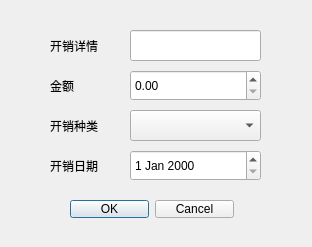
<?xml version="1.0" encoding="UTF-8"?>
<ui version="4.0">
 <class>getCost</class>
 <widget class="QDialog" name="getCost">
  <property name="geometry">
   <rect>
    <x>0</x>
    <y>0</y>
    <width>312</width>
    <height>247</height>
   </rect>
  </property>
  <property name="windowTitle">
   <string>Dialog</string>
  </property>
  <widget class="QDialogButtonBox" name="buttonBox">
   <property name="geometry">
    <rect>
     <x>70</x>
     <y>200</y>
     <width>164</width>
     <height>18</height>
    </rect>
   </property>
   <property name="standardButtons">
    <set>QDialogButtonBox::Cancel|QDialogButtonBox::Ok</set>
   </property>
  </widget>
  <widget class="QLineEdit" name="content">
   <property name="geometry">
    <rect>
     <x>130</x>
     <y>30</y>
     <width>131</width>
     <height>31</height>
    </rect>
   </property>
  </widget>
  <widget class="QComboBox" name="costtype">
   <property name="geometry">
    <rect>
     <x>130</x>
     <y>110</y>
     <width>131</width>
     <height>31</height>
    </rect>
   </property>
  </widget>
  <widget class="QDoubleSpinBox" name="money">
   <property name="geometry">
    <rect>
     <x>130</x>
     <y>70</y>
     <width>131</width>
     <height>31</height>
    </rect>
   </property>
   <property name="maximumSize">
    <size>
     <width>131</width>
     <height>31</height>
    </size>
   </property>
   <property name="maximum">
    <double>100000000.000000000000000</double>
   </property>
   <property name="singleStep">
    <double>10.000000000000000</double>
   </property>
  </widget>
  <widget class="QLabel" name="label">
   <property name="geometry">
    <rect>
     <x>50</x>
     <y>30</y>
     <width>71</width>
     <height>31</height>
    </rect>
   </property>
   <property name="text">
    <string>开销详情</string>
   </property>
  </widget>
  <widget class="QLabel" name="label_2">
   <property name="geometry">
    <rect>
     <x>50</x>
     <y>70</y>
     <width>71</width>
     <height>31</height>
    </rect>
   </property>
   <property name="text">
    <string>金额</string>
   </property>
  </widget>
  <widget class="QLabel" name="label_3">
   <property name="geometry">
    <rect>
     <x>50</x>
     <y>110</y>
     <width>71</width>
     <height>31</height>
    </rect>
   </property>
   <property name="text">
    <string>开销种类</string>
   </property>
  </widget>
  <widget class="QDateEdit" name="date">
   <property name="geometry">
    <rect>
     <x>130</x>
     <y>150</y>
     <width>131</width>
     <height>31</height>
    </rect>
   </property>
  </widget>
  <widget class="QLabel" name="label_4">
   <property name="geometry">
    <rect>
     <x>50</x>
     <y>150</y>
     <width>71</width>
     <height>31</height>
    </rect>
   </property>
   <property name="text">
    <string>开销日期</string>
   </property>
  </widget>
 </widget>
 <resources/>
 <connections/>
</ui>
